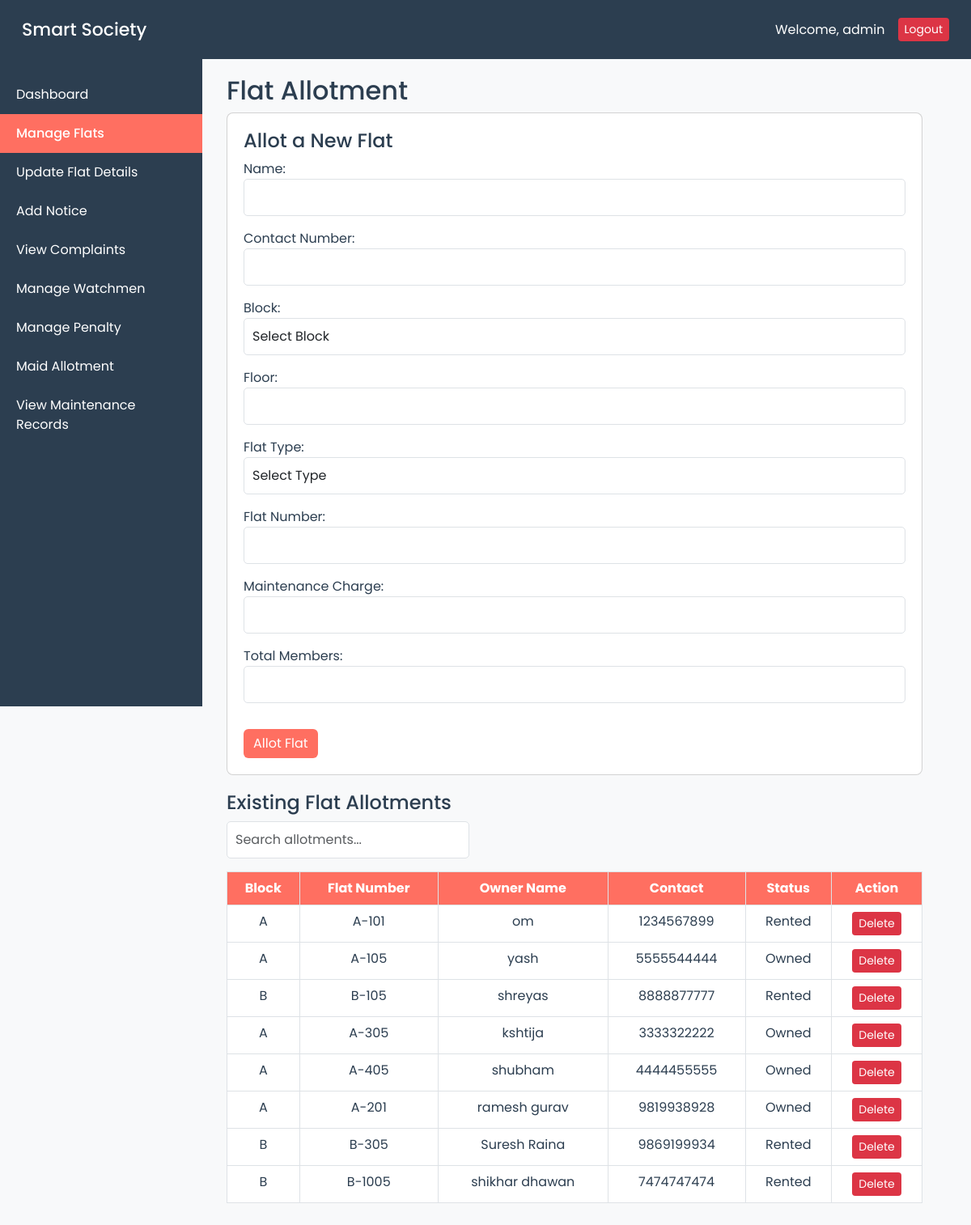
The app's page /Admin/add_allotment.php (signed in), older data.
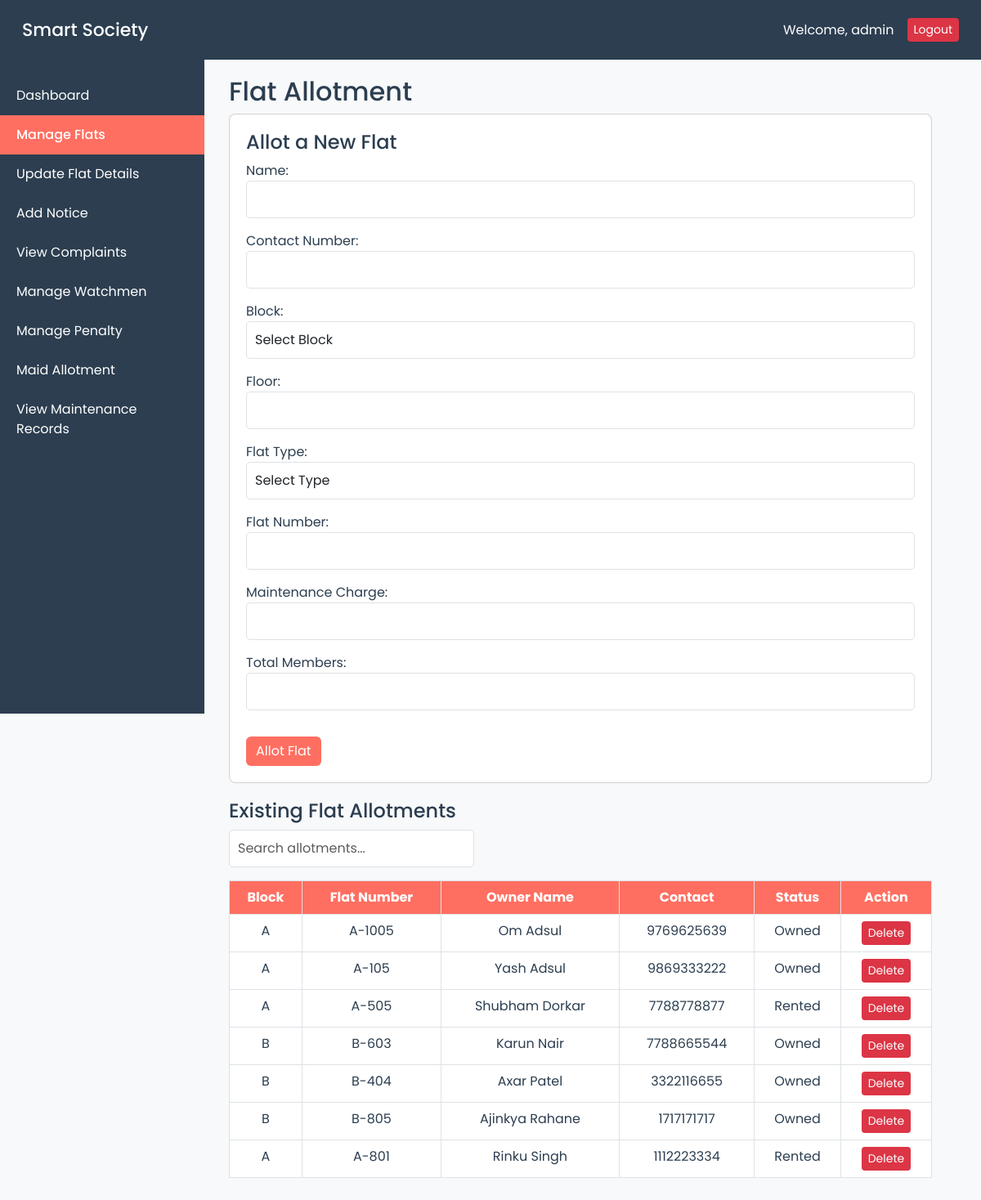
The same page, newer data.
### tables this page shows
CREATE TABLE `flat_allotment` (
  `allotment_id` int(11) NOT NULL,
  `name` varchar(100) NOT NULL,
  `contact_number` varchar(15) NOT NULL,
  `block` varchar(10) NOT NULL,
  `flat_number` varchar(10) NOT NULL,
  `total_members` int(11) NOT NULL,
  `ownership_status` enum('rented','owned') NOT NULL DEFAULT 'owned',
  `members_names` text NOT NULL,
  `floor` int(11) NOT NULL,
  `maintenance_charge` decimal(10,2) NOT NULL,
  `flat_type` enum('1BHK','2BHK','3BHK') NOT NULL
);

### Admin/add_allotment.php (the view, shortened to what this page needs)
<?php
include_once('../config/db_connection.php');
$admin_username = $_SESSION['admin_username'];
$allotmentsQuery = "SELECT flat_number, block, name, contact_number, ownership_status FROM Flat_Allotment";
$result = mysqli_query($conn, $allotmentsQuery);
?>
<!DOCTYPE html>
<html lang="en">
<head>
    <link href="https://cdn.jsdelivr.net/npm/bootstrap@5.3.0/dist/css/bootstrap.min.css" rel="stylesheet">
</head>
<body>
    <nav class="navbar navbar-expand-lg navbar-dark">
        <div class="container-fluid">
            <a class="navbar-brand" href="#">Smart Society</a>
            <span class="navbar-text ms-auto me-3">Welcome, <?php echo htmlspecialchars($admin_username); ?></span>
            <a href="admin_logout.php" class="btn btn-danger btn-sm">Logout</a>
        </div>
    </nav>
    <div class="sidebar">
        <ul>
            <li><a href="admin_dashboard.php">Dashboard</a></li>
            <li><a href="add_allotment.php" class="active">Manage Flats</a></li>
            <li><a href="update_flat_details.php">Update Flat Details</a></li>
            <li><a href="add_notice.php">Add Notice</a></li>
            <li><a href="view_complaints.php">View Complaints</a></li>
            <li><a href="add_watchman.php">Manage Watchmen</a></li>
            <li><a href="add_penalty.php">Manage Penalty</a></li>
            <li><a href="add_maid.php">Maid Allotment</a></li>
            <li><a href="view_maintenance.php">View Maintenance Records</a></li>
        </ul>
    </div>
    <div class="main-content">
        <h2>Flat Allotment</h2>
        <div class="card">
            <h4>Allot a New Flat</h4>
            <form method="POST" action="process_allotment.php">
                <div class="mb-3">
                    <label>Name:</label>
                    <input type="text" name="name" class="form-control" required>
                </div>
                <div class="mb-3">
                    <label>Contact Number:</label>
                    <input type="text" name="contact_number" class="form-control" required pattern="\d{10}" title="Enter 10-digit contact number">
                </div>
                <div class="mb-3">
                    <label>Block:</label>
                    <select name="block" id="block" class="form-control" required>
                        <option value="">Select Block</option>
                    </select>
                </div>
                <div class="mb-3">
                    <label>Floor:</label>
                    <input type="number" name="floor" id="floor" class="form-control" required min="1" max="10">
                </div>
                <div class="mb-3">
                    <label>Flat Type:</label>
                    <select name="flat_type" id="flat_type" class="form-control" required>
                        <option value="">Select Type</option>
                    </select>
                </div>
                <div class="mb-3">
                    <label>Flat Number:</label>
                    <select name="flat_number" id="flat_number" class="form-control" required></select>
                </div>
                <div class="mb-3">
                    <label>Maintenance Charge:</label>
                    <input type="text" name="maintenance_charge" id="maintenance_charge" class="form-control" readonly required>
                </div>
                <div class="mb-3">
                    <label>Total Members:</label>
                    <input type="number" name="total_members" id="total_members" class="form-control" required min="1">
                </div>
                <button type="submit" class="btn btn-primary mt-3">Allot Flat</button>
            </form>
        </div>
        <h4>Existing Flat Allotments</h4>
        <input type="text" id="search" class="form-control mb-3" placeholder="Search allotments...">
        <table class="table table-bordered" id="allotmentTable">
            <thead>
                <tr>
                    <th>Block</th>
                    <th>Flat Number</th>
                    <th>Owner Name</th>
                    <th>Contact</th>
                    <th>Status</th>
                    <th>Action</th>
                </tr>
            </thead>
            <tbody>
                <?php while ($row = mysqli_fetch_assoc($result)) { ?>
                    <tr>
                        <td><?= $row['block'] ?></td>
                        <td><?= $row['flat_number'] ?></td>
                        <td><?= $row['name'] ?></td>
                        <td><?= $row['contact_number'] ?></td>
                        <td><?= ucfirst(htmlspecialchars($row['ownership_status'])) ?></td>
                        <td>
                            <a href="add_allotment.php?delete=<?= urlencode($row['flat_number']) ?>" class="btn btn-danger btn-sm" onclick="return confirm('Are you sure you want to delete this allotment?');">Delete</a>
                        </td>
                    </tr>
                <?php } ?>
            </tbody>
        </table>
    </div>
</body>
</html>

Row changes from the older to the newer data that the page shows:
removed flat_allotment: block "A", flat_number "A-101", name "om", contact_number "1234567899", ownership_status "Rented"
removed flat_allotment: block "A", flat_number "A-105", name "yash", contact_number "5555544444", ownership_status "Owned"
removed flat_allotment: block "B", flat_number "B-105", name "shreyas", contact_number "8888877777", ownership_status "Rented"
removed flat_allotment: block "A", flat_number "A-305", name "kshtija", contact_number "3333322222", ownership_status "Owned"
removed flat_allotment: block "A", flat_number "A-405", name "shubham", contact_number "4444455555", ownership_status "Owned"
removed flat_allotment: block "A", flat_number "A-201", name "ramesh gurav", contact_number "9819938928", ownership_status "Owned"
removed flat_allotment: block "B", flat_number "B-305", name "Suresh Raina", contact_number "9869199934", ownership_status "Rented"
removed flat_allotment: block "B", flat_number "B-1005", name "shikhar dhawan", contact_number "7474747474", ownership_status "Rented"
added flat_allotment: block "A", flat_number "A-1005", name "Om Adsul", contact_number "9769625639", ownership_status "Owned"
added flat_allotment: block "A", flat_number "A-105", name "Yash Adsul", contact_number "9869333222", ownership_status "Owned"
added flat_allotment: block "A", flat_number "A-505", name "Shubham Dorkar", contact_number "7788778877", ownership_status "Rented"
added flat_allotment: block "B", flat_number "B-603", name "Karun Nair", contact_number "7788665544", ownership_status "Owned"
added flat_allotment: block "B", flat_number "B-404", name "Axar Patel", contact_number "3322116655", ownership_status "Owned"
added flat_allotment: block "B", flat_number "B-805", name "Ajinkya Rahane", contact_number "1717171717", ownership_status "Owned"
added flat_allotment: block "A", flat_number "A-801", name "Rinku Singh", contact_number "1112223334", ownership_status "Rented"
